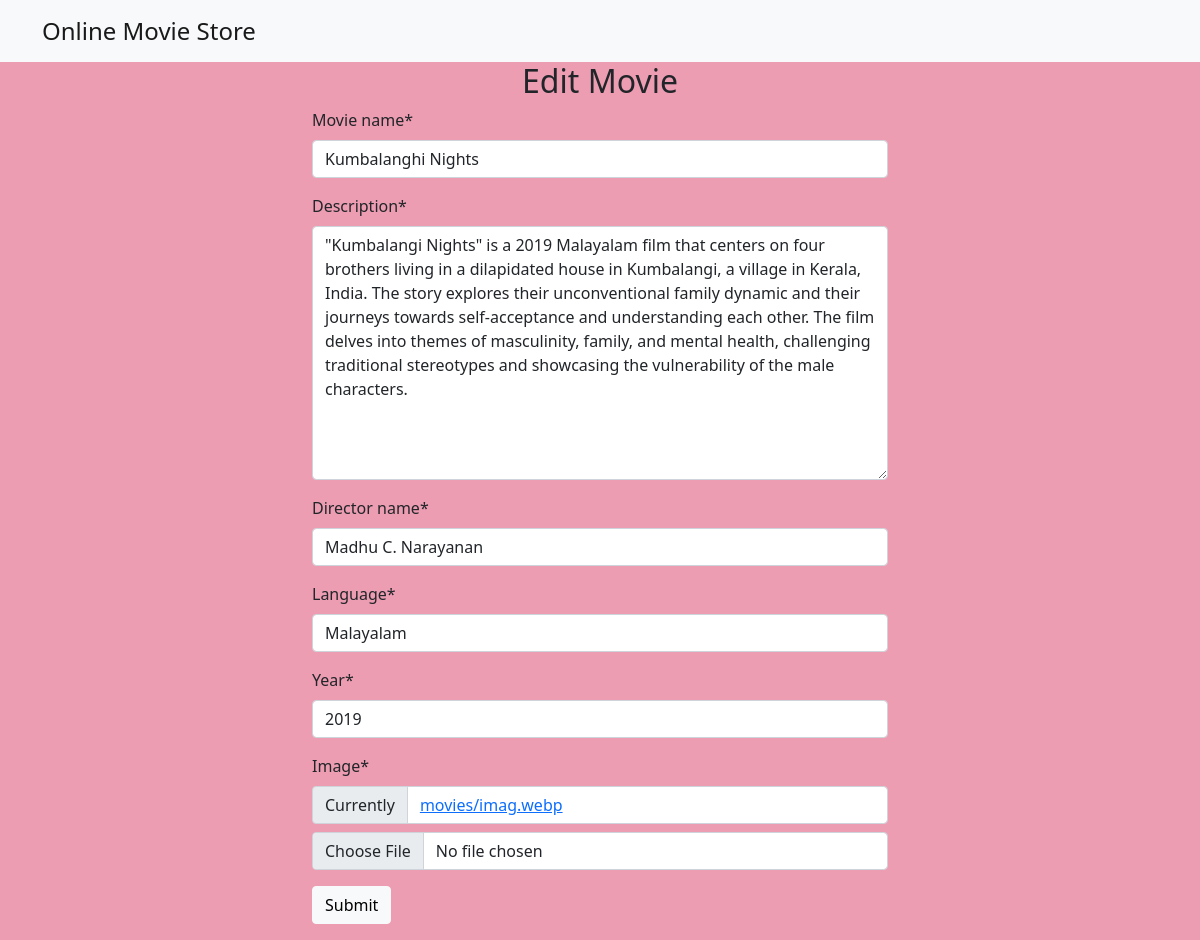
Screenshot of /editmovie/5 with the database file from the repository.
### App1/models.py (models this page shows)
class Movie(models.Model):
    movie_name = models.CharField(max_length=50)
    description = models.TextField()
    director_name = models.CharField(max_length=50)
    language = models.CharField(max_length=50)
    year = models.IntegerField()
    image = models.ImageField(upload_to="movies")

### App1/views.py (the view)
# urls.py: path('editmovie/<int:i>',views.editmovie,name="editmovie"),
def editmovie(request,i):
    m = Movie.objects.get(id=i)
    if (request.method == "POST"):
        form_instance = MovieForm(request.POST, request.FILES,instance=m)
        if form_instance.is_valid():
            form_instance.save()
            return redirect('movielist')
    form_instance=MovieForm(instance=m)
    return render(request, 'editmovie.html', {'form': form_instance})

### App1/forms.py
class MovieForm(forms.ModelForm):
    class Meta:
        model=Movie
        fields=['movie_name','description','director_name','language','year','image']

### templates/editmovie.html (shortened to what this page needs)
{% extends 'base.html' %}
{% load crispy_forms_tags %}
{% block content %}
<div class="container w-50 mx-auto" style="margin-botom:100px;">
<h2>Edit Movie</h2>
<form method="POST" enctype="multipart/form-data">
    {{form|crispy}}
    <div class="mb-3">
        <input type="submit" class="btn btn-light">
    </div>
</form>
    </div>
{% endblock %}

### static/css/style.css (style rules this page uses)
body { background-color:#ed9db2; }
h2 { text-align:center; }

### rows the page displays
Movie: movie_name "Kumbalanghi Nights", description "\"Kumbalangi Nights\" is a 2019 Malayalam film that centers on four brothers living in a dilapidated house in Kumbalangi, a village in Kerala, India. The story explores their unconventional family dynamic and their journeys towards self-acceptance and understanding each other. The film delves into themes of masculinity, family, and mental health, challenging traditional stereotypes and showcasing the vulnerability of the male characters.", director_name "Madhu C. Narayanan", language "Malayalam", year "2019"
